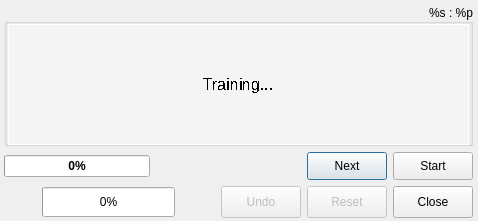
<?xml version="1.0" encoding="UTF-8"?>
<ui version="4.0">
 <author>Jacky Alcine &lt;jacky.alcine@thesii.org&gt;</author>
 <class>Training</class>
 <widget class="QDialog" name="Training">
  <property name="windowModality">
   <enum>Qt::ApplicationModal</enum>
  </property>
  <property name="geometry">
   <rect>
    <x>0</x>
    <y>0</y>
    <width>478</width>
    <height>221</height>
   </rect>
  </property>
  <property name="windowTitle">
   <string>Training</string>
  </property>
  <property name="modal">
   <bool>true</bool>
  </property>
  <widget class="QWidget" name="gridLayoutWidget">
   <property name="geometry">
    <rect>
     <x>4</x>
     <y>4</y>
     <width>469</width>
     <height>214</height>
    </rect>
   </property>
   <layout class="QGridLayout" name="gridLayout">
    <item row="1" column="0" colspan="2">
     <widget class="QProgressBar" name="progressBar">
      <property name="font">
       <font>
        <weight>75</weight>
        <bold>true</bold>
       </font>
      </property>
      <property name="value">
       <number>0</number>
      </property>
      <property name="alignment">
       <set>Qt::AlignCenter</set>
      </property>
      <property name="invertedAppearance">
       <bool>false</bool>
      </property>
     </widget>
    </item>
    <item row="2" column="0" colspan="6">
     <layout class="QHBoxLayout" name="horizontalLayout">
      <property name="sizeConstraint">
       <enum>QLayout::SetMinimumSize</enum>
      </property>
      <item>
       <widget class="QLabel" name="lblRecording">
        <property name="minimumSize">
         <size>
          <width>32</width>
          <height>32</height>
         </size>
        </property>
        <property name="maximumSize">
         <size>
          <width>32</width>
          <height>32</height>
         </size>
        </property>
        <property name="text">
         <string/>
        </property>
        <property name="scaledContents">
         <bool>true</bool>
        </property>
       </widget>
      </item>
      <item>
       <widget class="QProgressBar" name="progressBarVolume">
        <property name="sizePolicy">
         <sizepolicy hsizetype="MinimumExpanding" vsizetype="Maximum">
          <horstretch>0</horstretch>
          <verstretch>0</verstretch>
         </sizepolicy>
        </property>
        <property name="minimumSize">
         <size>
          <width>0</width>
          <height>30</height>
         </size>
        </property>
        <property name="value">
         <number>0</number>
        </property>
       </widget>
      </item>
      <item>
       <spacer name="horizontalSpacer_4">
        <property name="orientation">
         <enum>Qt::Horizontal</enum>
        </property>
        <property name="sizeType">
         <enum>QSizePolicy::Minimum</enum>
        </property>
        <property name="sizeHint" stdset="0">
         <size>
          <width>40</width>
          <height>20</height>
         </size>
        </property>
       </spacer>
      </item>
      <item>
       <widget class="QPushButton" name="pushButtonUndo">
        <property name="enabled">
         <bool>false</bool>
        </property>
        <property name="sizePolicy">
         <sizepolicy hsizetype="Minimum" vsizetype="Preferred">
          <horstretch>0</horstretch>
          <verstretch>0</verstretch>
         </sizepolicy>
        </property>
        <property name="minimumSize">
         <size>
          <width>0</width>
          <height>28</height>
         </size>
        </property>
        <property name="text">
         <string>Undo</string>
        </property>
        <property name="shortcut">
         <string>Ctrl+Z, Ctrl+S</string>
        </property>
        <property name="checkable">
         <bool>false</bool>
        </property>
        <property name="checked">
         <bool>false</bool>
        </property>
        <property name="autoDefault">
         <bool>false</bool>
        </property>
       </widget>
      </item>
      <item>
       <widget class="QPushButton" name="pushButtonReset">
        <property name="enabled">
         <bool>false</bool>
        </property>
        <property name="sizePolicy">
         <sizepolicy hsizetype="Minimum" vsizetype="Preferred">
          <horstretch>0</horstretch>
          <verstretch>0</verstretch>
         </sizepolicy>
        </property>
        <property name="minimumSize">
         <size>
          <width>0</width>
          <height>28</height>
         </size>
        </property>
        <property name="text">
         <string>Reset</string>
        </property>
        <property name="shortcut">
         <string>Ctrl+R</string>
        </property>
        <property name="checkable">
         <bool>false</bool>
        </property>
        <property name="checked">
         <bool>false</bool>
        </property>
        <property name="autoDefault">
         <bool>false</bool>
        </property>
       </widget>
      </item>
      <item>
       <widget class="QPushButton" name="pushButtonClose">
        <property name="sizePolicy">
         <sizepolicy hsizetype="Minimum" vsizetype="Preferred">
          <horstretch>0</horstretch>
          <verstretch>0</verstretch>
         </sizepolicy>
        </property>
        <property name="minimumSize">
         <size>
          <width>0</width>
          <height>28</height>
         </size>
        </property>
        <property name="text">
         <string>Close</string>
        </property>
        <property name="shortcut">
         <string>Ctrl+Q</string>
        </property>
        <property name="autoDefault">
         <bool>false</bool>
        </property>
       </widget>
      </item>
     </layout>
    </item>
    <item row="1" column="2" colspan="2">
     <spacer name="horizontalSpacer_3">
      <property name="orientation">
       <enum>Qt::Horizontal</enum>
      </property>
      <property name="sizeType">
       <enum>QSizePolicy::MinimumExpanding</enum>
      </property>
      <property name="sizeHint" stdset="0">
       <size>
        <width>20</width>
        <height>20</height>
       </size>
      </property>
     </spacer>
    </item>
    <item row="1" column="5">
     <widget class="QPushButton" name="pushButtonProgress">
      <property name="sizePolicy">
       <sizepolicy hsizetype="Minimum" vsizetype="Preferred">
        <horstretch>0</horstretch>
        <verstretch>0</verstretch>
       </sizepolicy>
      </property>
      <property name="minimumSize">
       <size>
        <width>0</width>
        <height>28</height>
       </size>
      </property>
      <property name="text">
       <string>Start</string>
      </property>
      <property name="shortcut">
       <string>Space</string>
      </property>
      <property name="checkable">
       <bool>true</bool>
      </property>
      <property name="checked">
       <bool>false</bool>
      </property>
      <property name="autoDefault">
       <bool>true</bool>
      </property>
     </widget>
    </item>
    <item row="1" column="4">
     <widget class="QPushButton" name="pushButtonNext">
      <property name="sizePolicy">
       <sizepolicy hsizetype="Minimum" vsizetype="Preferred">
        <horstretch>0</horstretch>
        <verstretch>0</verstretch>
       </sizepolicy>
      </property>
      <property name="minimumSize">
       <size>
        <width>0</width>
        <height>28</height>
       </size>
      </property>
      <property name="text">
       <string>Next</string>
      </property>
      <property name="shortcut">
       <string>Return, Ctrl+S</string>
      </property>
      <property name="default">
       <bool>true</bool>
      </property>
     </widget>
    </item>
    <item row="0" column="0" colspan="6">
     <widget class="QGroupBox" name="groupBoxTitle">
      <property name="minimumSize">
       <size>
        <width>438</width>
        <height>142</height>
       </size>
      </property>
      <property name="title">
       <string>%s : %p</string>
      </property>
      <property name="alignment">
       <set>Qt::AlignRight|Qt::AlignTrailing|Qt::AlignVCenter</set>
      </property>
      <property name="flat">
       <bool>false</bool>
      </property>
      <widget class="QLabel" name="labelText">
       <property name="geometry">
        <rect>
         <x>4</x>
         <y>20</y>
         <width>461</width>
         <height>121</height>
        </rect>
       </property>
       <property name="minimumSize">
        <size>
         <width>0</width>
         <height>80</height>
        </size>
       </property>
       <property name="font">
        <font>
         <pointsize>12</pointsize>
         <weight>50</weight>
         <bold>false</bold>
         <stylestrategy>NoAntialias</stylestrategy>
        </font>
       </property>
       <property name="styleSheet">
        <string notr="true">color: rgb(0, 0, 0);
background-color: rgb(244, 244, 244);
border: 1px solid #fff;
border-raidus: 10px;
</string>
       </property>
       <property name="frameShape">
        <enum>QFrame::StyledPanel</enum>
       </property>
       <property name="frameShadow">
        <enum>QFrame::Plain</enum>
       </property>
       <property name="text">
        <string>Training...</string>
       </property>
       <property name="scaledContents">
        <bool>false</bool>
       </property>
       <property name="alignment">
        <set>Qt::AlignCenter</set>
       </property>
       <property name="wordWrap">
        <bool>true</bool>
       </property>
      </widget>
     </widget>
    </item>
   </layout>
  </widget>
 </widget>
 <resources/>
 <connections/>
 <designerdata>
  <property name="gridDeltaX">
   <number>4</number>
  </property>
  <property name="gridDeltaY">
   <number>4</number>
  </property>
  <property name="gridSnapX">
   <bool>true</bool>
  </property>
  <property name="gridSnapY">
   <bool>true</bool>
  </property>
  <property name="gridVisible">
   <bool>true</bool>
  </property>
 </designerdata>
</ui>
